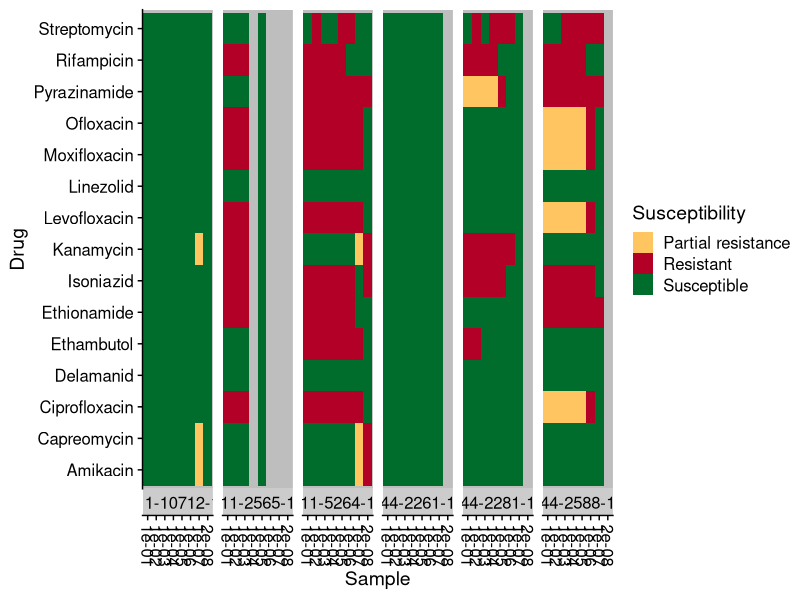

The R script that drew this image: (Note: this script raises an error after producing the figure.)
library(tidyverse)
library(readr)
library(cowplot)
library(rlang)
library(forcats)
library(readxl)
library(stringr)


tb003_mykrobe <- read.csv('data/TB003_mykrobe.csv')
tb004_mykrobe <- read.csv('data/TB004_mykrobe.csv')
tb005_mykrobe <- read.csv('data/TB005_mykrobe.csv')
sample_metadata <-read.csv('data/M.tuberculosis.csv',
                           na.strings=c("","NaN","NA"))
sputum_extracts_summary <- read_excel('data/sputum_extraction_summary.xlsx',sheet=1) %>%
  mutate("Heat_inactivation"=as_factor(Heat_inactivation))%>%
  mutate("Chemical_inactivation"=as_factor(Chemical_inactivation))%>%
  mutate("liquefaction"=as_factor(liquefaction))%>%
  mutate("fastprep"=as_factor(fastprep))%>%
  mutate("pt_sample_num"=as_factor(pt_sample_num))

all_mykrobe <- tb003_mykrobe %>%
  bind_rows(tb004_mykrobe,tb005_mykrobe) 
mykrobe_combined <- all_mykrobe %>%
  left_join(sample_metadata, by=c(sample='Seq_ID')) %>%
  filter(Sample_source %in% c("Cayetano","Moldova"))


heatmap_res_DNA <- mykrobe_combined %>%
  filter(NGS_Run_ID=="TB003") %>%
  filter(Sample_Type=="DNA") %>%
  filter(Primer_Conc!='0')%>%
  #complete(drug,sample) %>%
  filter(!is.na(drug)) %>%
  mutate('Template_dilution'=as.character(format(Template_dilution,scientific=TRUE))) %>%
  ggplot() +
  geom_tile(aes(x=Template_dilution,y=drug,fill=susceptibility)) + 
  scale_fill_manual(
    values=c("#FFC561","#B20026","#006D2C"),
    name="Susceptibility",
    labels=c("Partial resistance","Resistant","Susceptible"),
    na.value='gray'
  ) +
  labs(x='Sample',
       y='Drug') +
  theme_half_open()+
  theme(axis.text.x=element_text(angle=-90,vjust=0.5,hjust=0.1),
        panel.background = element_rect(fill='gray')) +
  facet_wrap("Original_ID",strip.position="bottom",nrow=1)
plot(heatmap_res_DNA)

save_plot("supp_dilutions-heatmap.svg",heatmap_res_DNA,base_width=12.5,base_height=4)

mykrobe_sputum_combined <- mykrobe_combined %>%
  right_join(sputum_extracts_summary, by=c('sample'="Yale-ID"))

heatmap_res_sputum_small <- mykrobe_sputum_combined %>%
  #filter(Sample_Type=="Sputum extract") %>%
  #complete(drug,sample,pt_sample_num) %>%
  filter(!is.na(drug)) %>%
  filter(liquefaction=="NALC 0.5% - NaOH"&fastprep=="40s") %>%
  ggplot()+
  geom_tile(aes(x=pt_sample_num,y=drug,fill=susceptibility))+ 
  scale_fill_manual(
    values=c("#B20026","#006D2C"),
    name="Susceptibility",
    labels=c("Resistant","Susceptible"),
    na.value='gray'
  ) +
  labs(x='Sample',
       y='Drug') +
  theme_half_open()+
  theme(axis.text.x=element_text(angle=-90,vjust=0.5,hjust=0.1),
        panel.background = element_rect(fill='gray')) 
plot(heatmap_res_sputum_small)

save_plot("Fig4_heatmap.svg",heatmap_res_sputum_small)

heatmap_res_sputum <- mykrobe_sputum_combined %>%
  #filter(Sample_Type=="Sputum extract") %>%
  #complete(expand(.,drug,sample)) %>%
  filter(!is.na(drug)) %>%
  #filter(!is.na(sample)) %>%
  ggplot()+
  geom_tile(aes(x=pt_sample_num,y=drug,fill=susceptibility))+ 
  scale_fill_manual(
    values=c("#FFC561","#B20026","#006D2C"),
    name="Susceptibility",
    labels=c("Partial resistance","Resistant","Susceptible"),
    na.value='gray'
  ) +
  labs(x='Sample',
       y='Drug') +
  theme_half_open()+
  theme(axis.text.x=element_text(angle=-90,vjust=0.5,hjust=0.1),
        panel.background = element_rect(fill='gray')) +
  #facet_wrap(c('liquefaction','fastprep'),dir="v",shrink=FALSE,nrow=2,drop=TRUE,scales="free_x")
  facet_grid(extraction ~ batch, scales="free",switch="y",labeller=label_context) +
  theme(strip.text.y=element_blank(),
        panel.spacing.y=unit(2,"lines"))
plot(heatmap_res_sputum)

reslegend <- get_legend(
  heatmap_res_sputum+
    theme(legend.box.margin = margin(0,0,0,50))
)

#Make a boxplot showing average CT by extraction type
CT_avg <- sputum_extracts_summary %>%
  ggplot() +
  geom_boxplot(aes(x=group,y=Ct,fill=group))+
  theme_half_open() +
  scale_fill_brewer(palette="Dark2",
    name="Extraction method"
  ) +
  labs(x="Method",
       y="Ct")
plot(CT_avg)

extrlegend <- get_legend(
  CT_avg+
    theme(legend.box.margin = margin(0,0,20,50))
)

legends_CT <- plot_grid(reslegend,extrlegend,
                        CT_avg+theme(legend.position='none'),
                        ncol=1,
                        rel_heights = c(1,1,3),
                        labels=c("","","B"))
legends_CT

heatmap_res <- plot_grid(heatmap_res_sputum+theme(legend.position='none'),
                         legends_CT, 
                         #labels=c("DNA","Sputum extracts"),
                         #label_y=1.05,
                         labels=c("A",""),
                         ncol=2)
heatmap_res
save_plot("Supp_heatmap_all.svg",heatmap_res,
          base_height=8,base_width=12)


#Now I'm going to reformat the metadata a bit so it works nicely in nextstrain
TB004_coverage <- read.delim('data/TB004_coverage.tsv')
TB005_coverage <-read.delim('data/TB005_coverage.tsv')
TB003_coverage <- read.delim('../3_read_coverage/data/TB.coverage.tsv')
all_coverage <- TB003_coverage %>%
  rename(sample=Seq_ID) %>%
  bind_rows(TB004_coverage,TB005_coverage) %>%
  filter(subsample==1.0)


excluded_runs<-c('TB001','TB002')
olddrugs <- c('Isoniazid','Streptomycin','Rifampicin','Ethambutol','Ethionamide','Pyrazinamide','Ofloxacin','Kanamycin')
newdrugs <- c('INH','STR','RIF','EMB','ETH','PZA','OFL','KAN')
metadata_ns <- sample_metadata %>%
  left_join(all_coverage,by=c(Seq_ID="sample")) %>% #combine with coverage data
  full_join(all_mykrobe,by=c(Seq_ID="sample" )) %>% #combine with mykrobe data
  filter(!(NGS_Run_ID %in% excluded_runs)) %>% #Remove some sequencing runs
  filter(Sample_Type!='Water') %>% #remove NTCs
  select(Seq_ID,drug,Original_ID,Sample_Type,Sample_source,collection_date,CT,starting_quant,Primer_Conc,
         NGS_Run_ID,numreads,covbases,coverage,meandepth,susceptibility,lineage,Template_dilution)%>%
  filter(is.na(Template_dilution) | Template_dilution==.01) %>% #remove sample duplicates (don't include a bunch of dilutions)
  complete(drug,Seq_ID) %>% #Explicitly write out NA for anything where drug susceptibility was not possible
  pivot_wider(names_from=drug,values_from=susceptibility) %>%
  filter(!is.na(Sample_source)) %>%
  filter(coverage>=75 & meandepth>10) %>%
  rename_with(~newdrugs[which(olddrugs==.x)],.cols=olddrugs) %>% #rename headers to abbreviations to match up
  mutate(across(all_of(newdrugs),.fns=~fct_collapse(.,'0' = c("S"),'1' = c("r","R")))) %>% #recode to 0 (no res) or 1 (any res) 
  rename(mykrobe_lineage=lineage) %>%
  mutate(continent=ifelse(Sample_source=="Moldova",'Europe','South_America'))%>%
  mutate(region=ifelse(Sample_source=="Moldova",'Eastern_Europe','South_America'))%>%
  mutate(country=ifelse(Sample_source=="Moldova",'Moldova','Peru')) %>%
  mutate(collection_date=ifelse(!is.na(collection_date),collection_date,'20XX-XX-XX')) %>%
  mutate(study="Glab")

#COmbined this with the reference nextstrain metadata
context_metadata <- read.delim('../../pipelines/nextstrain/data/input_metadata.tsv') %>%
  mutate(across(all_of(newdrugs),as.factor))
merged_metadata_ns <- context_metadata %>%
  full_join(metadata_ns,by=c(strain='Seq_ID',date='collection_date','EMB','ETH','INH','KAN','OFL','PZA','RIF','STR',
                             'continent','region','country','study'))

#check these
glab_merged <- merged_metadata_ns %>%
  filter(country=="Peru")

write.csv(merged_metadata_ns,file='../../pipelines/nextstrain/data/metadata_merged.csv')


